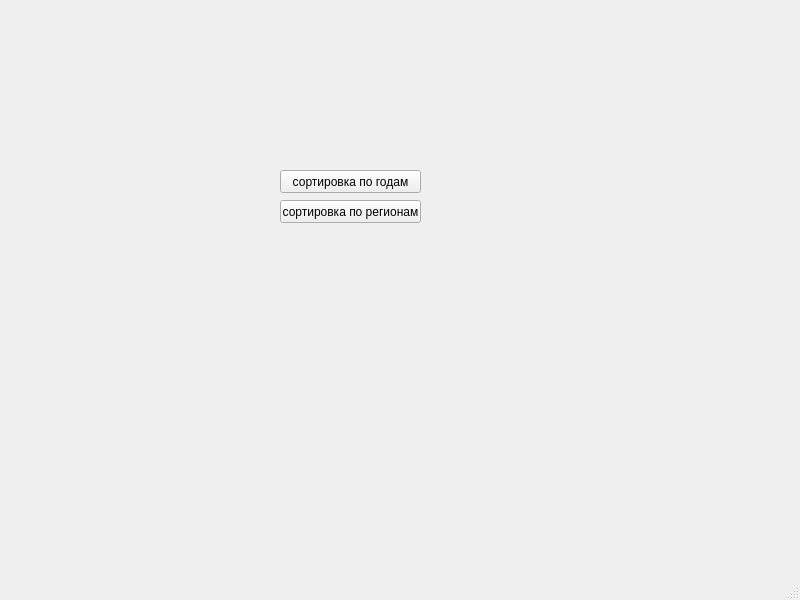
<?xml version="1.0" encoding="UTF-8"?>
<ui version="4.0">
 <class>MainWindow</class>
 <widget class="QMainWindow" name="MainWindow">
  <property name="geometry">
   <rect>
    <x>0</x>
    <y>0</y>
    <width>800</width>
    <height>600</height>
   </rect>
  </property>
  <property name="windowTitle">
   <string>MainWindow</string>
  </property>
  <widget class="QWidget" name="centralwidget">
   <widget class="QPushButton" name="pushButton">
    <property name="geometry">
     <rect>
      <x>280</x>
      <y>170</y>
      <width>141</width>
      <height>23</height>
     </rect>
    </property>
    <property name="text">
     <string>сортировка по годам</string>
    </property>
   </widget>
   <widget class="QPushButton" name="pushButton_2">
    <property name="geometry">
     <rect>
      <x>280</x>
      <y>200</y>
      <width>141</width>
      <height>23</height>
     </rect>
    </property>
    <property name="text">
     <string>сортировка по регионам</string>
    </property>
   </widget>
  </widget>
  <widget class="QMenuBar" name="menubar">
   <property name="geometry">
    <rect>
     <x>0</x>
     <y>0</y>
     <width>800</width>
     <height>22</height>
    </rect>
   </property>
  </widget>
  <widget class="QStatusBar" name="statusbar"/>
 </widget>
 <resources/>
 <connections/>
</ui>
